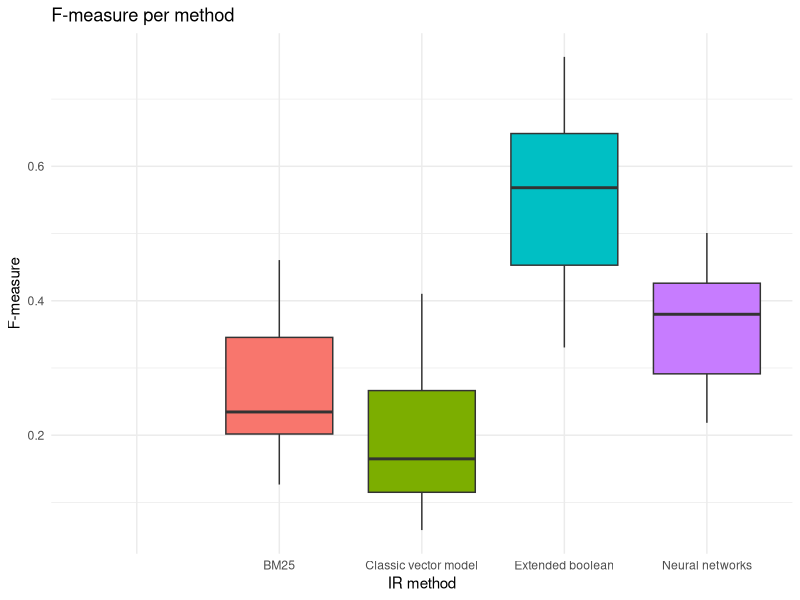
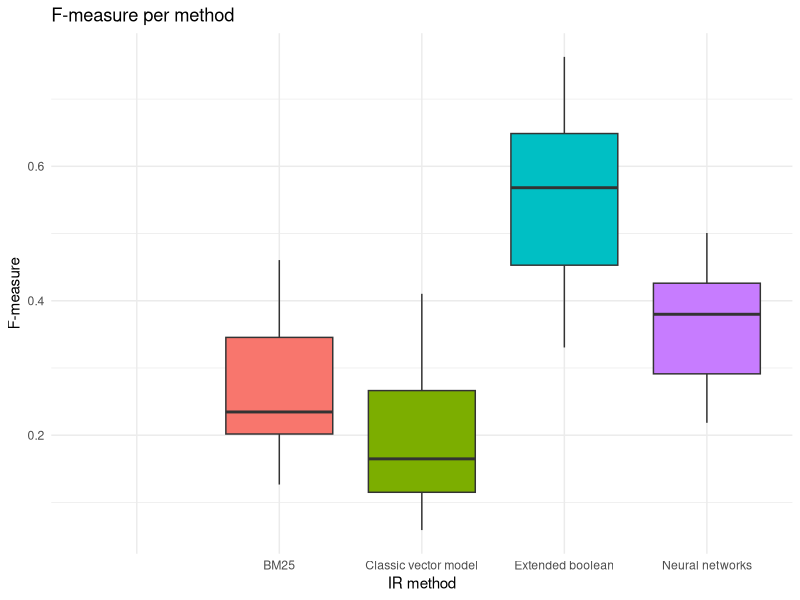

Recreate these plots in R, in order.
#loading library
require("ggplot2")

# selecting the current directory
setwd("/Users/tassiovale/Dropbox/PhD Thesis/spltrac/experiment/results/")

# read csv file
data <- read.csv("2017-08-11_10h56m_output.csv")

ggplot(data=data, aes(x=method, y=fmeasure, fill=method)) +
    geom_boxplot() +
    theme_minimal() +
    ggtitle("F-measure per method") +
    labs(x="IR method", y="F-measure") +
    scale_fill_discrete(guide=FALSE)

ggsave("2017-08-11_10h56m_fmeasure_chart.eps")